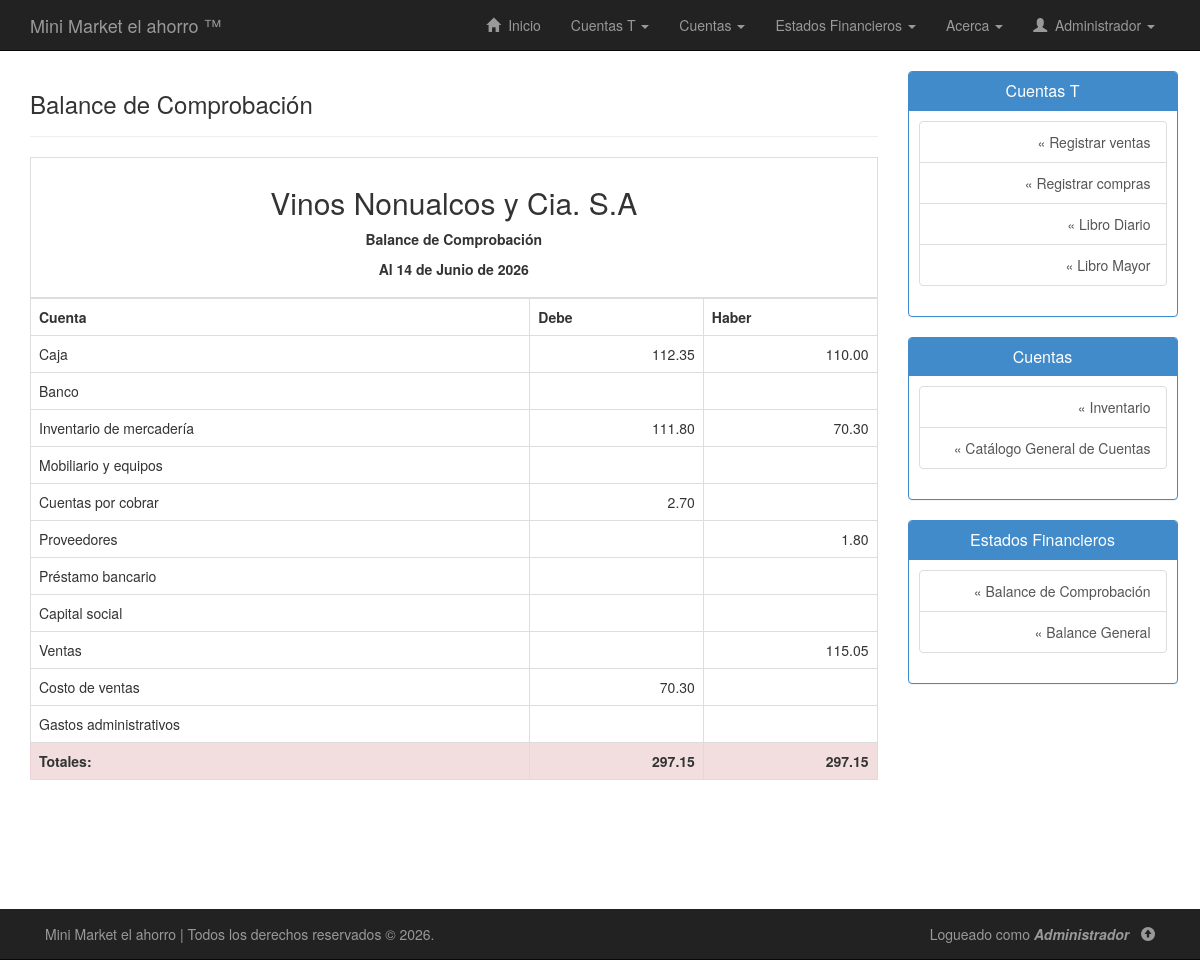
The app's page /php/balance-comprobacion.php (signed in), older data.
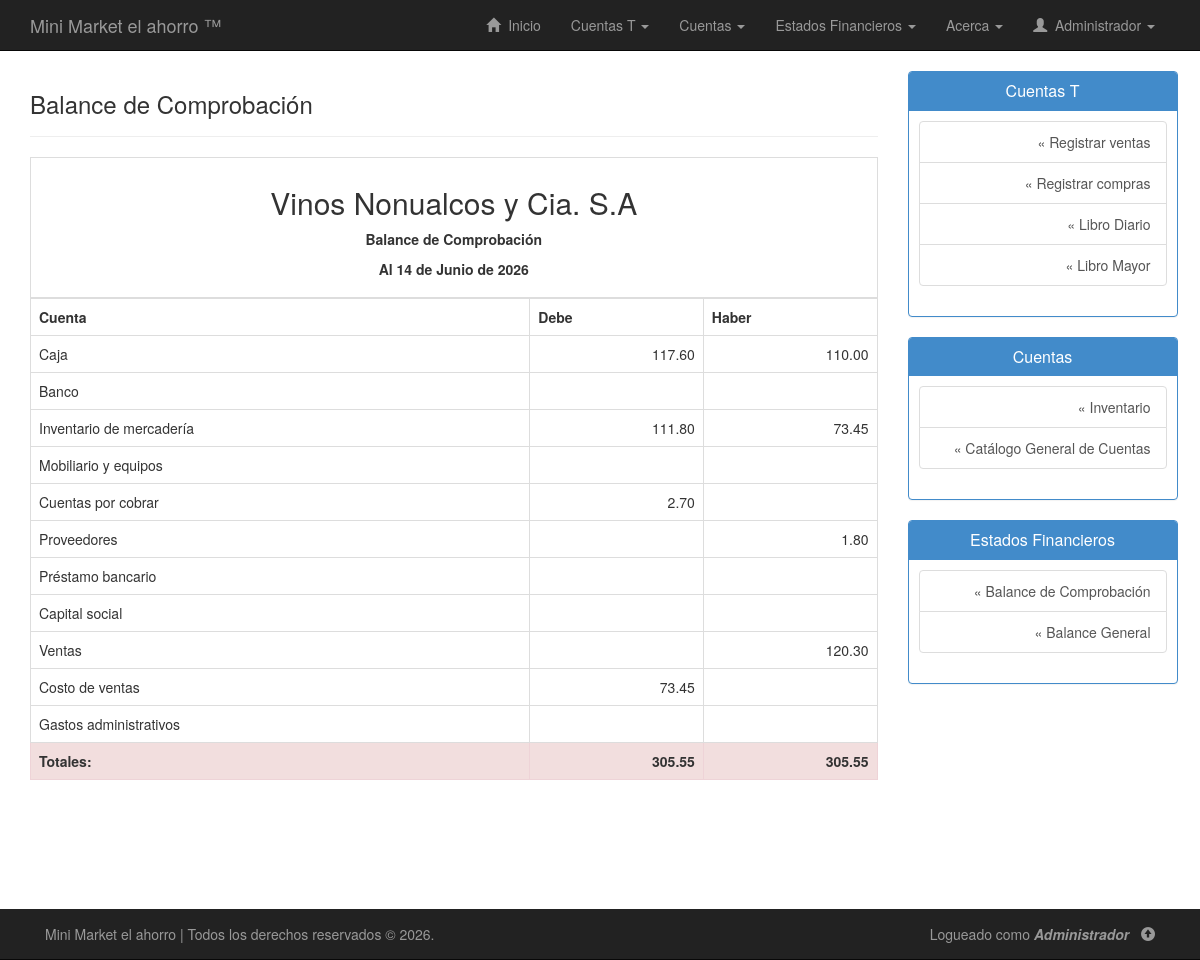
The same page, newer data.
### tables this page shows
CREATE TABLE `cuentas` (
  `codigo_cuenta` varchar(20) NOT NULL,
  `subgrupo` varchar(20) DEFAULT NULL,
  `nombre_cuenta` varchar(50) NOT NULL,
  `tiene_subcuenta` enum('Si','No') NOT NULL,
  `descripcion_cuenta` varchar(255) DEFAULT NULL,
  `saldo_debe` double NOT NULL,
  `saldo_haber` double NOT NULL
);

### php/balance-comprobacion.php (the view, shortened to what this page needs)
<!DOCTYPE html>
<html lang="es">
<head>
	<link rel="stylesheet" type="text/css" href="../css/bootstrap.min.css"/>
	<link rel="stylesheet" type="text/css" href="../css/estilos.css"/>
</head>
<body>
	<?php include("nav.php"); ?>
	<div class="container" id="contenido">
		<div class="row row-offcanvas row-offcanvas-right">
			<div class="col-xs-12 col-sm-9">
				<div class="page-header">
        			<h3>Balance de Comprobación</h3>
        		</div>
        		<div class="row">
        			<div class="container">
        				<table class="table table-bordered table-hover">
        					<thead>
								<tr>
									<th colspan="4">
										<h2 class="text-center">Vinos Nonualcos y Cia. S.A</h2>
										<p align="center">
											<strong>Balance de Comprobación</strong>
										</p>
										<p align="center">
										</p>
									</th>
								</tr>
							</thead>
							<tbody>
								<tr>
									<th>Cuenta</th>
									<th>Debe</th>
									<th>Haber</th>
								</tr>
								<?php
								if(!isset($conexion)){
									include("conexion.php");
									$sql = "SELECT * FROM cuentas";
									$ejecutar = $conexion->query($sql);
									while($regs = $ejecutar->fetch_assoc()){
										echo "<tr>";
										echo "<td>".$regs["nombre_cuenta"]."</td>";
										if($regs["saldo_debe"]==0){
											echo "<td></td>";
										} else {
											echo "<td class='text-right'>".number_format($regs["saldo_debe"],2)."</td>";
										}
										if($regs["saldo_haber"]==0){
											echo "<td></td>";
										} else {
											echo "<td class='text-right'>".number_format($regs["saldo_haber"],2)."</td>";
										}
										echo "</tr>";
									}
									$sql = "SELECT SUM(saldo_debe) sumadebe, SUM(saldo_haber) sumahaber FROM cuentas";
									$ejecutar = $conexion->query($sql);
									echo "<tr>";
									while($reg = $ejecutar->fetch_assoc()){
										if($reg["sumadebe"]!=$reg["sumahaber"]){
											echo "<td class='danger'><strong>Totales:</strong> </td>";
											echo "<td class='text-right danger'><strong>".number_format($reg["sumadebe"],2)."</strong></td>";
											echo "<td class='text-right danger'><strong>".number_format($reg["sumahaber"],2)."</strong></td>";
										} else {
											echo "<td><strong>Totales:</strong> </td>";
											echo "<td class='text-right'><strong>".number_format($reg["sumadebe"],2)."</strong></td>";
											echo "<td class='text-right'><strong>".number_format($reg["sumahaber"],2)."</strong></td>";
										}
									}
									echo "</tr>";
								}
								?>
							</tbody>
        				</table>
        			</div>
        		</div>
        	</div>
        	<?php include("sidebar.php"); ?>
        </div>
    </div>
	<?php include("footer.php"); ?>
</body>
</html>

Row changes from the older to the newer data that the page shows:
changed cuentas "Caja": saldo_debe "112.35" → "117.60"
changed cuentas "Inventario de mercadería": saldo_haber "70.30" → "73.45"
changed cuentas "Ventas": saldo_haber "115.05" → "120.30"
changed cuentas "Costo de ventas": saldo_debe "70.30" → "73.45"
Text that changed along with them:
new list line: "Totales: 305.55 305.55"
list line gone: "Totales: 297.15 297.15"
